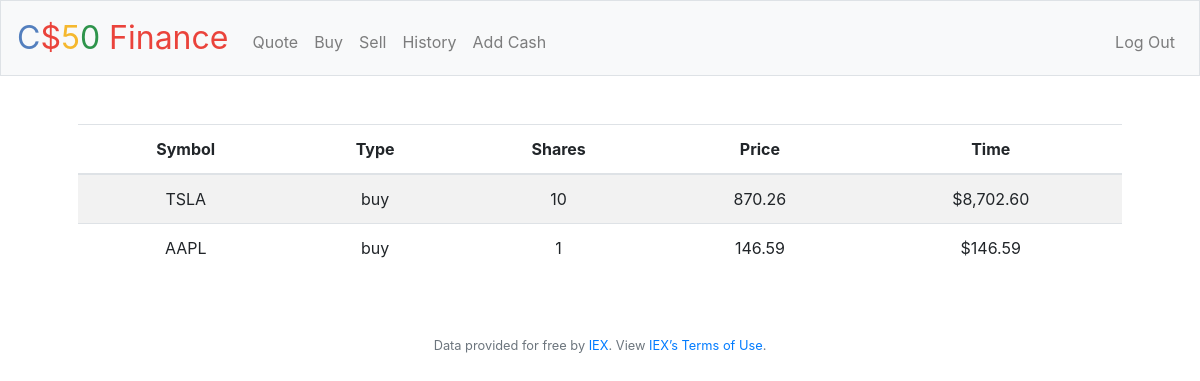
The app's page /history (signed in) with its own data.
### tables this page shows
CREATE TABLE activity (
    id INTEGER PRIMARY KEY AUTOINCREMENT,
    user_id INTEGER NOT NULL,
    name TEXT NOT NULL,
    shares INTEGER NOT NULL,
    price NUMERIC NOT NULL,
    type TEXT NOT NULL,
    symbol TEXT NOT NULL,
    time TIMESTAMP DEFAULT CURRENT_TIMESTAMP,
    FOREIGN KEY(user_id) REFERENCES users(id)
);

### application.py (the view)
@app.route("/history")
@login_required
def history():
    id_user = session["user_id"]
    activities = db.execute("SELECT symbol, type, shares, price, time FROM activity WHERE user_id = ?", id_user)
    return render_template("history.html", activities=activities)

### application.py (called while the page is built)
@app.after_request
def after_request(response):
    response.headers["Cache-Control"] = "no-cache, no-store, must-revalidate"
    response.headers["Expires"] = 0
    response.headers["Pragma"] = "no-cache"
    return response

### helpers.py (called while the page is built)
def login_required(f):
    @wraps(f)
    def decorated_function(*args, **kwargs):
        if session.get("user_id") is None:
            return redirect("/login")
        return f(*args, **kwargs)
    return decorated_function

def usd(value):
    return f"${value:,.2f}"

### templates/history.html (shortened to what this page needs)
{% extends "layout.html" %}
{% block main %}
<table class="table table-striped">
    <thead>
        <tr>
            <th>Symbol</th>
            <th>Type</th>
            <th>Shares</th>
            <th>Price</th>
            <th>Time</th>
        </tr>
    </thead>
    <tbody>
        {% for activity in activities %}
        <tr>
            <td>{{ activity.symbol }}</td>
            <td>{{ activity.type }}</td>
            <td>{{ activity.shares }}</td>
            <td>{{ activity.price }}</td>
            <td>{{ (activity.shares * activity.price) | usd }}</td>
        </tr>
        {% endfor %}
    </tbody>
</table>
{% endblock %}

### records on screen
activity: symbol "TSLA", type "buy", shares "10", price "870.26", (activity.shares*activity.price)|usd "$8,702.60"
activity: symbol "AAPL", type "buy", shares "1", price "146.59", (activity.shares*activity.price)|usd "$146.59"
